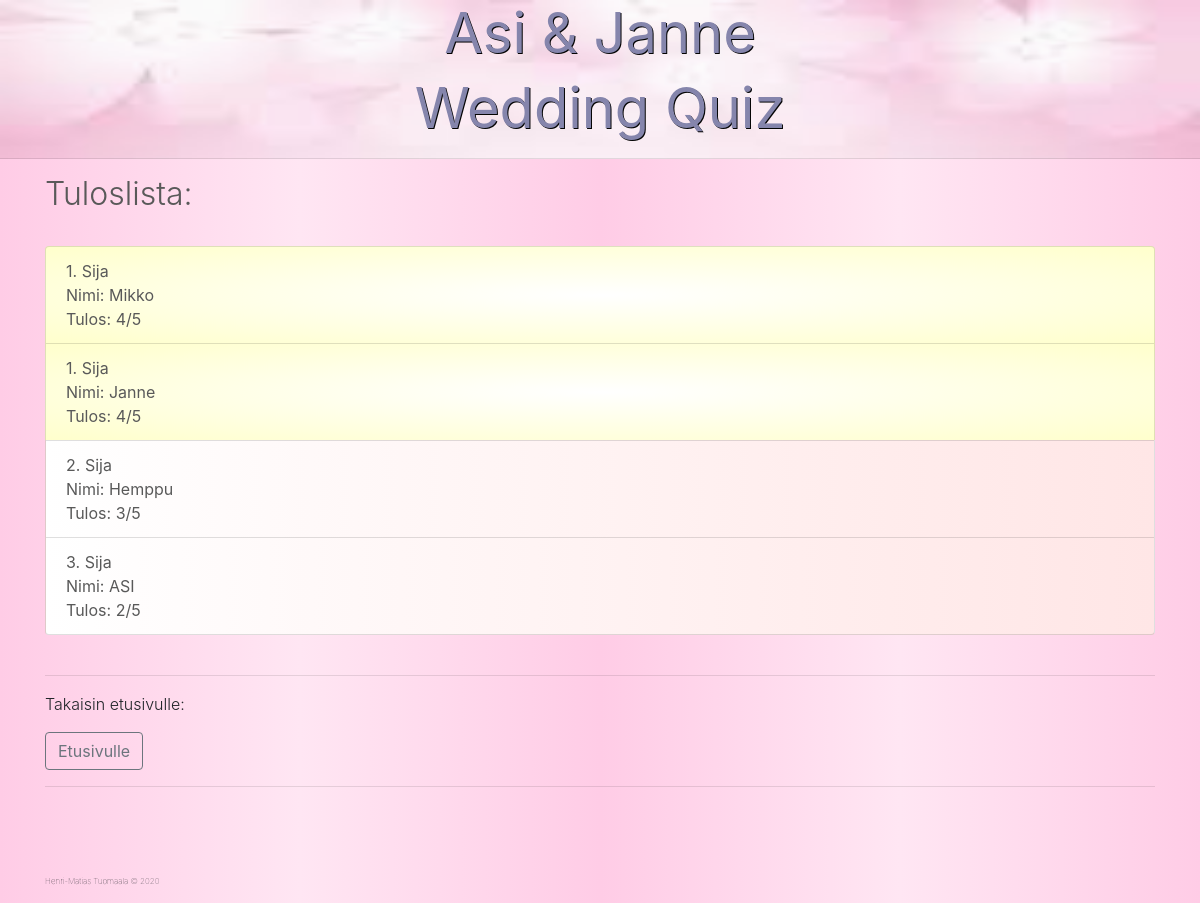
Page /board/ on the earlier database version.
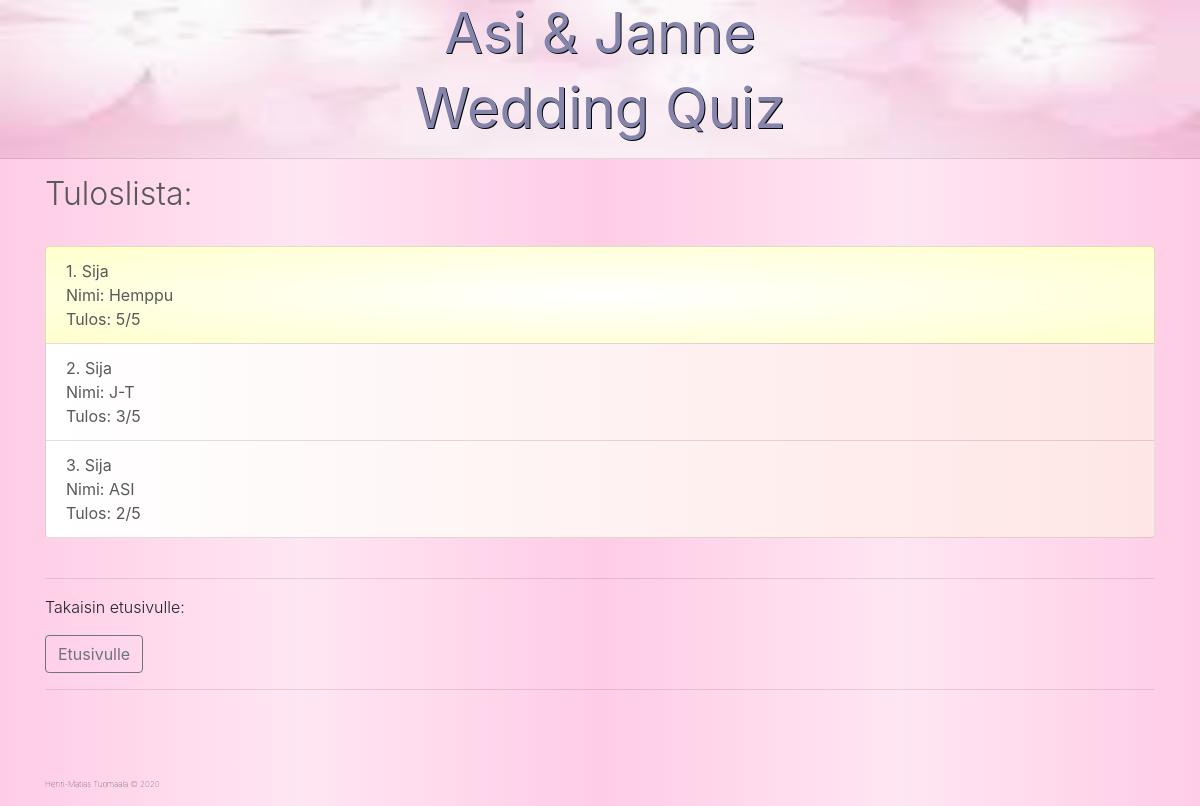
Same page on the later database version.
### clogin/models.py (models this page shows, shortened)
class Keys(models.Model):
    key = models.CharField(max_length=6, unique=True)
    name = models.CharField(max_length=100)
    used = models.BooleanField(default=False)
    score = models.IntegerField(default=0)
    submitted = models.BooleanField(default=False)

### quiz/views.py (the view)
# urls.py: path('board/', views.board, name='quiz-board'),
def board(request):
    position = 0
    sub_num = 0
    temp_score = 0
    context = {
        'names' : []
    }
    for i in Keys.objects.values():
        if i['submitted']:
            context['names'].append([i['score'], i['name'], 0])
            context['names'].sort(reverse=True)
            sub_num += 1
    for n in context['names']:
        if position == 0 or temp_score > n[0]:
            position += 1
        n[2] = position
        temp_score = n[0]
    if sub_num == 0:
        context = {
            'names' : [[0, 0, 0]]
        }
    return render(request, 'quiz/board.html', context)

### quiz/templates/quiz/board.html (shortened to what this page needs)
{% extends "clogin/base.html" %}
{% block content %}
    <h2 class="font-weight-light" style="color: #595959;">Tuloslista:</h2>
    <br>
    <ul class="list-group">
        {% for item2, item1, item3 in names %}
        {% if item3 == "1" or item3 == 1 %}
        <li class="list-group-item" style="background-image: radial-gradient(white, #ffffcc); color: #595959;">
            {{item3}}. Sija <br> Nimi: {{item1}} <br> Tulos: {{item2}}/5
        </li>
        {% else %}
        <li class="list-group-item" style="background-image: linear-gradient(to right, rgb(255, 255, 255), rgb(255, 230, 230)); color: #595959;">
            {{item3}}. Sija <br> Nimi: {{item1}} <br> Tulos: {{item2}}/5
        </li>
        {% endif %}
        {% endfor %}
    </ul>
    <br>
    <hr>
    <p class="font-weight-light">Takaisin etusivulle:</p>
    <a class="btn btn-outline-secondary" href="{% url 'login-home' %}" role="button">Etusivulle</a>
    <hr>
    <br>
{% endblock content %}

### clogin/templates/clogin/base.html (shortened to what this page needs)
<!doctype html>
<html lang="en">
  <head>
    <link rel="stylesheet" href="https://stackpath.bootstrapcdn.com/bootstrap/4.3.1/css/bootstrap.min.css">
  </head>
  {% load static %}
  <body style="background-image: linear-gradient(to right, rgb(255, 204, 230), rgb(255, 230, 243), rgb(255, 204, 230), rgb(255, 230, 243), rgb(255, 204, 230));">
      <div style="background-image: url({% static 'quiz/flower2.jfif' %}); background-size: 100% 350%; filter: contrast(98%);">
          <h1 class="text-center font-weight-light display-4" style="color: #8585ad; text-shadow: 1px 1px black;"><strong>Asi & Janne</strong></h1>
          <h1 class="text-center font-weight-light display-4" style="color: #8585ad; text-shadow: 1px 1px black;"><strong>Wedding Quiz</strong></h1>
          <hr>
      </div>
      <div class='container'>
          {% block content %}{% endblock %}
      </div>
      <br>
      <br>
      <div class="container"><p class="font-weight-lighter" style="font-size: 50%;">Henri-Matias Tuomaala © 2020</p></div>
  </body>
</html>

Differences in the rows shown:
no longer on this page (row edited): Keys: names "Janne"
Other differences:
new list line: "1 . Sija Nimi: Tulos: 5 /5"
new list line: "Hemppu"
new list line: "2 . Sija Nimi: Tulos: 3 /5"
new list line: "J-T"
list line gone: "1 . Sija Nimi: Tulos: 4 /5"
list line gone: "Mikko"
list line gone: "2 . Sija Nimi: Tulos: 3 /5"
list line gone: "Hemppu"
